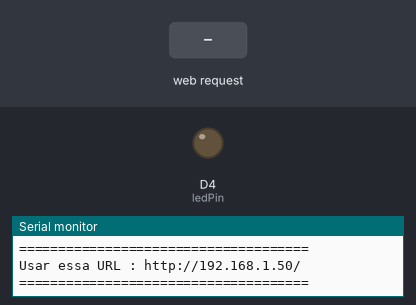
The sketch below on a simulated ESP8266 (Wemos D1 mini). Shown: output pins drawn as LEDs (lit = HIGH), the last lines printed to the serial monitor. The inputs (shaded band) are chosen by the test bench. WiFi joins after 1.5 s; servers stay silent unless stated.

Above: at 3.2 s.
3.3 s: HTTP request GET /RELE=LIGADO received
At 4.2 s:
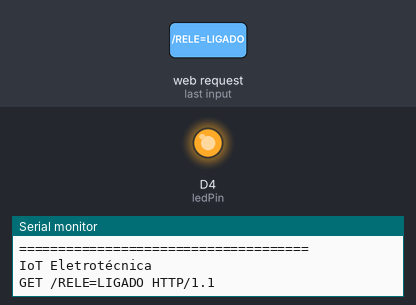
4.8 s: HTTP request GET /RELE=DESLIGADO received
At 5.4 s:
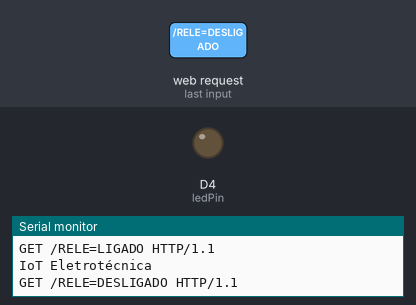
Timing chart, 0 to 7.8 s (numbered marks = the images above; inputs shaded):
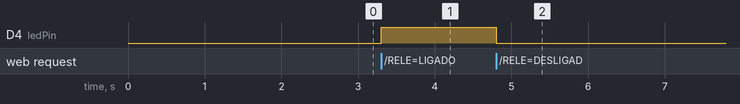

Measured:
- after the input at 3.3 s, D4 (ledPin): LOW → HIGH at once
- after the input at 4.8 s, D4 (ledPin): HIGH → LOW at once

The sketch:

webserver_rele_com_wemos_D1.ino
```cpp
/**************************************************************************
                    Placa de desenvolvimento Wemos D1
                 Acionamento de um módulo relé com página web
                   Necessita de shield relé para Wemos d1
                   Não necessita de rede conectada à Internet

 **************************************************************************/

//Incluir as libraries#include <ESP8266WiFi.h>
#include <ESP8266WiFi.h>

// declara os dados da rede wifi
const char* ssid = "SEU SSID";
const char* password = "SUA SENHA";

//Declara os pinos de saída
int ledPin = D4;

// Inicia o Servidor web
WiFiServer server(80);

void setup() {
  // inicializa porta serial com velocidade 115200
  Serial.begin(115200);
  delay(10);
  pinMode(ledPin, OUTPUT);
  digitalWrite(ledPin, LOW);

  // Conecta a sua Rede WIFI e Mostra na Porta Serial
  Serial.println();
  Serial.println();
  Serial.print("Conectando a rede: ");
  Serial.println(ssid);

  WiFi.begin(ssid, password);

  while (WiFi.status() != WL_CONNECTED) {
    delay(500);
    Serial.print(".");
  }
  Serial.println("");
  Serial.println("WiFi conectado");

  // Inicia o Servidor no qual iremos ver no navegador e poder acionar o Relé
  server.begin();
  delay(500);
  Serial.println("Servidor Iniciado");

  // Retorna o Valor do IP que estará nosso servidor na Rede.
  Serial.println("=====================================");
  Serial.print("Usar essa URL : ");
  Serial.print("http://");
  Serial.print(WiFi.localIP());
  Serial.println("/");
  Serial.println("=====================================");

}
void loop() {

  // Monitora se existe Cliente  usando o navegador. Pode ser acompanhado pela porta COM.
  WiFiClient client = server.available();
  if (!client) {
    return;
  }

  // Servidor fica em estado de espera para alguém enviar o comando.
  Serial.println("IoT Eletrotécnica");
  while (!client.available()) {
    delay(1);
  }

  // Faz a leitura da chamada HTTP e mostra os valores baseado no programa acima no VOID SETUP.
  String request = client.readStringUntil('\r');
  Serial.println(request);
  client.flush();

  // Compara o pedido de Chamada HTTP e verifica se bate com o programa.

  int value = LOW;
  if (request.indexOf("/RELE=LIGADO") != -1) {
    digitalWrite(ledPin, HIGH);
    value = HIGH;
  }
  if (request.indexOf("/RELE=DESLIGADO") != -1) {
    digitalWrite(ledPin, LOW);
    value = LOW;
  }
  //  Retorna o Valor Lido e mostra no Navegador.
  client.println("HTTP/1.1 200 OK");
  client.println("Content-Type: text/html");
  client.println("");
  client.println("<!DOCTYPE HTML>");
  client.println("<html>");
  client.println("<p style='text-align: center;'><span style='color: #0000ff;'><strong>Laborat&oacute;rio Iot Eletrot&eacute;cnica</strong></span></p>");
  client.print("Status do Rel&eacute WEMOS D1 R1: ");

  if (value == HIGH) {
    client.print("<span style='color: #ff0000;'><strong>Ligado</strong></span>");
  } else {
    client.print("<span style='color: #339966;'><strong>Desligado</strong></span>");
  }
  client.println("<br><br>");
  client.println("Click <a href=\"/RELE=LIGADO\">Aqui</a> para ativar Rel&eacute. <br>");
    client.println("<br>");
  client.println("Click <a href=\"/RELE=DESLIGADO\">Aqui</a> para desativar Rel&eacute. <br>");
  client.println("</html>");
  delay(1);
  Serial.println("");

}
```
